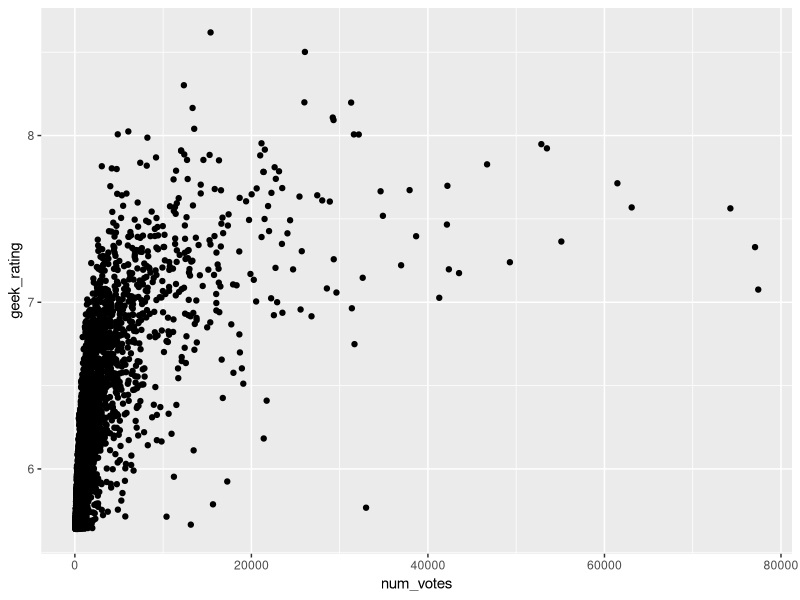
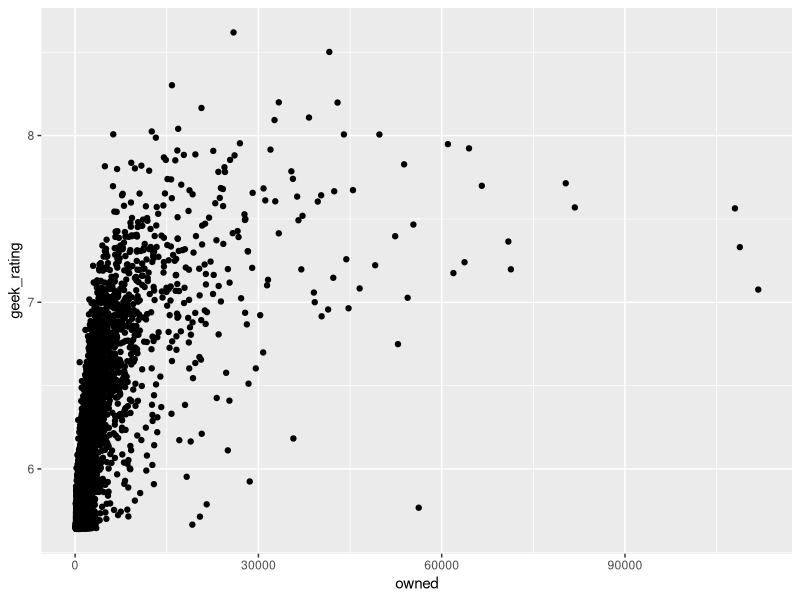
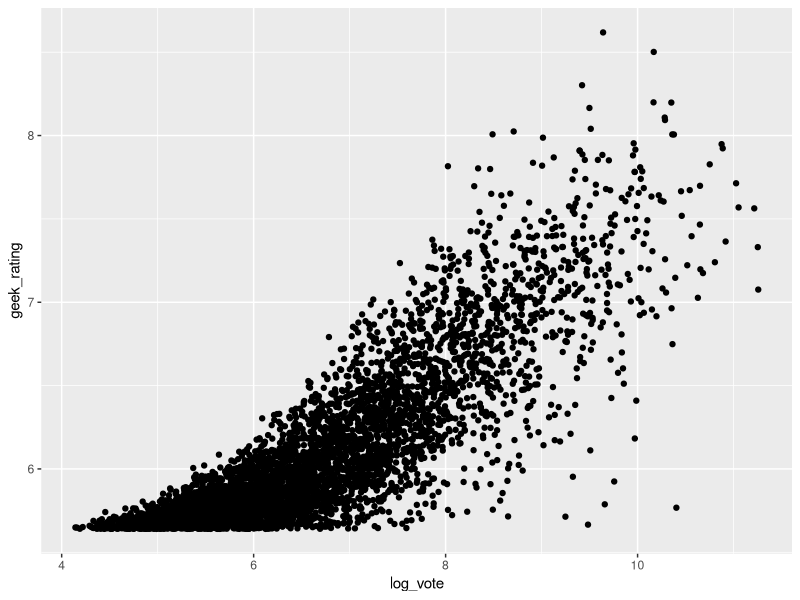
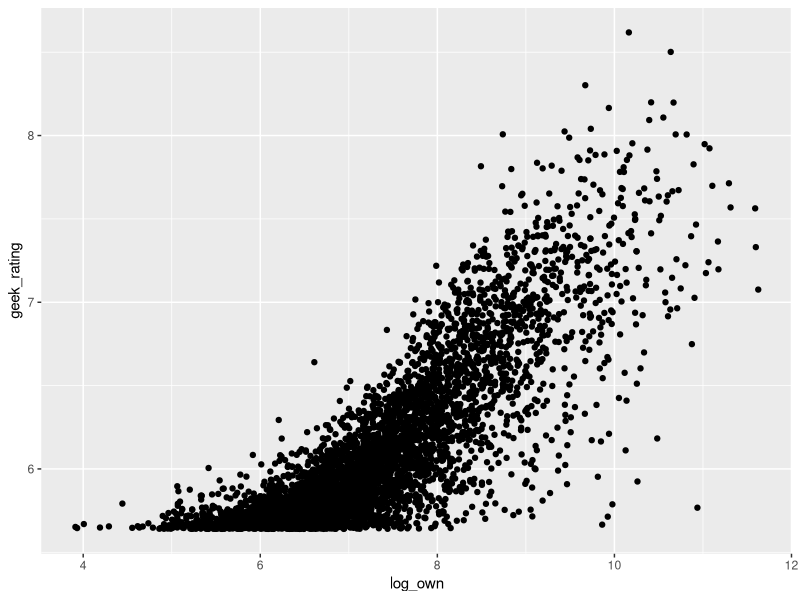

The R source for these figures, in order:
## ---- chunk 1
knitr::opts_chunk$set(echo = TRUE,warning=F)
options(scipen=999)
library(tidyverse)
library(modelr)
library(broom)
## ---- chunk 2
bgg<-read.csv("bgg.csv")
bgg2=bgg[,c(4:13,15:20)]
head(bgg2)
## ---- chunk 3
bgg3 <- bgg2 %>%
        mutate(duration=2018-year+1,
        vote.per.year=num_votes/duration,
        own.per.year=owned/duration,
        player.range=max_players-min_players,
        log_vote=log(num_votes+1),
        log_own=log(owned+1),
        diff_rating=avg_rating-geek_rating)

head(bgg3)
## ---- chunk 4
ggplot(bgg3, mapping = aes(x= num_votes, y= geek_rating)) +
  geom_point()

ggplot(bgg3, mapping = aes(x= owned, y= geek_rating)) +
  geom_point()

ggplot(bgg3, mapping = aes(x= log_vote, y= geek_rating)) +
  geom_point()

ggplot(bgg3, mapping = aes(x= log_own, y= geek_rating)) +
  geom_point()
## ---- chunk 5
set.seed(1)

bgg4= bgg3 %>%
        mutate(Set=sample(x=c('Train','Test'), size =4999, replace = T, prob = c(0.8,0.2)))

train.bgg<-filter(bgg4,Set=="Train")
test.bgg<-filter(bgg4,Set=="Test")

## ---- chunk 6
lm1 = lm(formula = geek_rating ~ log(num_votes),data=train.bgg)
lm2 = lm(formula = geek_rating ~ log(owned),data=train.bgg)
lm3 = lm(formula = geek_rating ~ log(owned) + vote.per.year + weight,data=train.bgg)
## ---- chunk 7
test.bgg2 = test.bgg %>%
            mutate(lm1_pred = predict(lm1, newdata=.),
                      lm2_pred = predict(lm2, newdata=.),
                      lm3_pred = predict(lm3, newdata=.),
                      lm1_resid = .$geek_rating - lm1_pred,
                      lm2_resid = .$geek_rating - lm2_pred,
                      lm3_resid = .$geek_rating - lm3_pred)

str(test.bgg2)
## ---- chunk 8
test=c(-5,-2,0,3,5)

MAE.func <- function(resid) {
  mae <- mean(abs(resid))
  return(mae)
}

MAE.func(test)
## ---- chunk 9

MAE.func(test.bgg2$lm1_resid)

MAE.func(test.bgg2$lm2_resid)

MAE.func(test.bgg2$lm3_resid)

## ---- chunk 10

cv <- crossv_kfold(bgg3, k=10)
models <- map(cv$train, ~lm3)
summary(map2_dbl(models, cv$test, modelr::mae))

mean(map2_dbl(models, cv$test, modelr::mae))



abs(MAE.func(test.bgg2$lm3_resid) - mean(map2_dbl(models, cv$test, modelr::mae))) 


